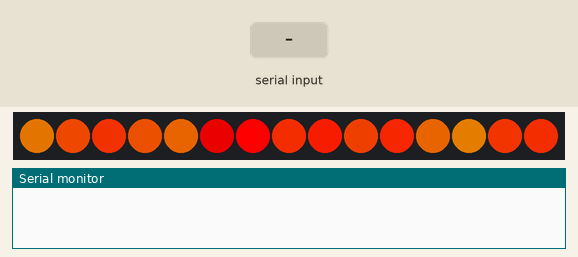
This sketch was run on a simulated Arduino Uno, built with avr-gcc and run on an emulated ATmega328P. Shown: 15 RGB LEDs in strip order, left to right, the last lines printed to the serial monitor. The inputs (shaded band) are chosen by the test bench. Dim RGB values are drawn brighter than linear; random numbers use the default seed unless the sketch sets one.

Above: at 1.2 s.
1.3 s: "2" received over Serial
At 1.68 s:
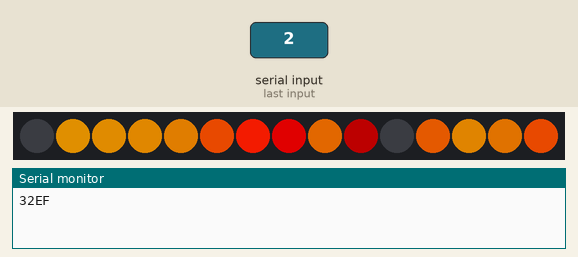
4.3 s: byte 114 ('r') received over Serial
At 4.75 s:
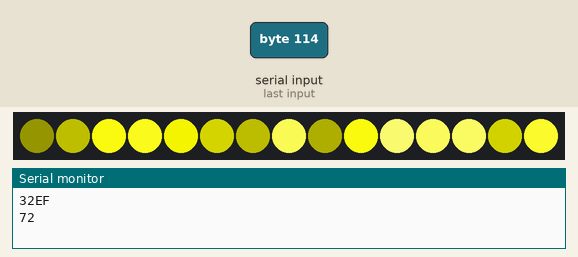
7.0 s: "5" received over Serial
At 7.17 s:
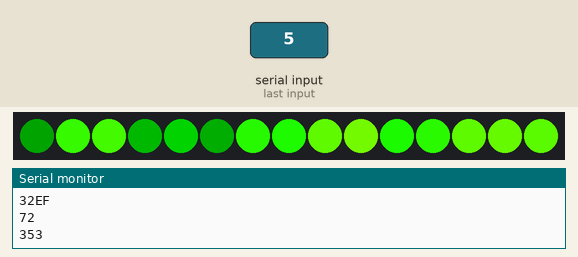
9.4 s: byte 114 ('r') received over Serial
At 9.59 s:
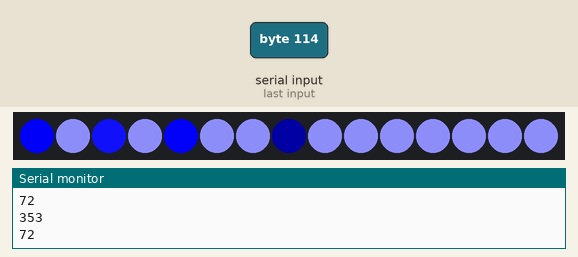
11.8 s: "6" received over Serial
At 12.04 s:
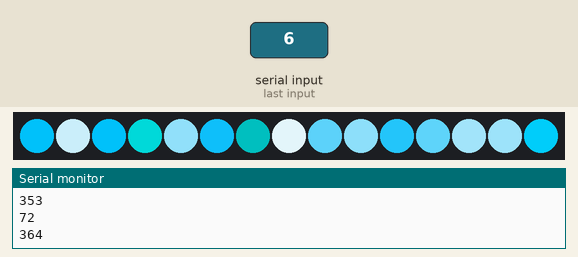
14.3 s: "3" received over Serial
At 14.47 s:
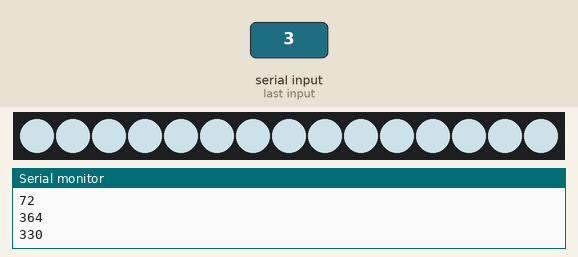

The sketch:

_0_5m_30lpm_starfire.ino
```cpp
#include "FastLED.h"

#define LED_TYPE WS2812B
#define COLOR_ORDER GRB

#define NUM_STRIPS 1
#define NUM_LEDS_PER_STRIP 15
#define NUM_LEDS (((NUM_STRIPS * NUM_LEDS_PER_STRIP)))

unsigned char BRIGHTNESS = 0xff;

CRGB leds[NUM_LEDS];

typedef union t_FieldData {
  unsigned char starfireData[NUM_LEDS]; // temperature for all cells
}
FieldData;

FieldData fieldData;

#define DEFAULT_SPEED 0x3f
int speed = DEFAULT_SPEED;

float speedFactor() {
  return ((float)speed) / ((float)DEFAULT_SPEED);
}

void starfire(void);
void starfireInit(void);

#define NUM_MODES 1
int mode = 0;

void (*modes[])(void) = {
  &starfire // 0
};

void (*modeInits[])(void) = {
  &starfireInit, // 0
};

CRGB primaryColors[] = {
  CRGB::Red, // 0
  CRGB::OrangeRed, // 1
  CRGB::Yellow, // 2
  CRGB::Green, // 3
  CRGB::Cyan, // 4
  CRGB::Blue, // 5
  CRGB::Purple, // 6
  CRGB::Crimson // 7
};

#define NUM_COLORS 8
int color = 0;

CRGB primaryColor = primaryColors[color];

void increaseBrightness() {
  BRIGHTNESS = min(0xff, BRIGHTNESS+0x10);
  Serial.print(BRIGHTNESS, HEX);
  FastLED.setBrightness(BRIGHTNESS);
}

void decreaseBrightness() {
  BRIGHTNESS = max(0x0f, BRIGHTNESS-0x10);
  Serial.print(BRIGHTNESS, HEX);
  FastLED.setBrightness(BRIGHTNESS);
}

void nextMode() {
  mode = (mode+1)%NUM_MODES;
  Serial.println(mode, HEX);
  (*modeInits[mode])();
}

void previousMode() {
  mode = (mode+NUM_MODES-1)%NUM_MODES;
  Serial.println(mode, HEX);
  (*modeInits[mode])();
}

void nextColor() {
  color = (color+1)%NUM_COLORS;
  Serial.println(color, HEX);
  primaryColor = primaryColors[color];
}

void previousColor() {
  color = (color+NUM_COLORS-1)%NUM_COLORS;
  Serial.println(color, HEX);
  primaryColor = primaryColors[color];
}

void speedUp() {
  speed = min(0xff, speed + 0x10);
  Serial.println(speed, HEX);
}

void speedDown() {
  speed = max(0x0f, speed - 0x10);
  Serial.println(speed, HEX);
}

unsigned char special = 0;

void specialPlus() {
  ++special;
  Serial.println(special, HEX);
}

void specialMinus() {
  --special;
  Serial.println(special, HEX);
}

void handleSerial() {
  if (Serial.available()) {
    byte cmd = Serial.read();
    Serial.print(cmd, HEX);
    switch (cmd) {
    case '1':
      increaseBrightness();
      break;
    case '2':
      decreaseBrightness();
      break;
    case '3':
      nextMode();
      break;
    case '4':
      previousMode();
      break;
    case '5':
      nextColor();
      break;
    case '6':
      previousColor();
      break;
    case '7':
      speedUp();
      break;
    case '8':
      speedDown();
      break;
    case '9':
      specialPlus();
      break;
    case '0':
      specialMinus();
      break;
    case 'r':
      randomizeMode();
      break;
    default:
      break;
    }
    Serial.println("");
  }
}

void randomizeMode() {
  mode = random(NUM_MODES);
  color = random(NUM_COLORS);

  primaryColor = primaryColors[color];
  (*modeInits[mode])();
}

void setup() {
  Serial.begin(9600);

  FastLED.addLeds<LED_TYPE, 3, COLOR_ORDER>(leds, 0*NUM_LEDS_PER_STRIP, NUM_LEDS_PER_STRIP);

  FastLED.setBrightness(BRIGHTNESS);
  FastLED.setMaxPowerInVoltsAndMilliamps(5,450);

  randomSeed(analogRead(0) ^ analogRead(1) ^ analogRead(2) ^ analogRead(3) ^ analogRead(4) ^ analogRead(5));

  randomizeMode();
}

void loop() {
  handleSerial();
  (*modes[mode])();
}

//////////////////////// UTILITY ////////////////////////

void fillScreen(CRGB color) {
  for (int i = 0; i < NUM_LEDS; ++i) {
    leds[i] = color;
  }
  FastLED.show();
}

void clearScreen() {
  fillScreen(CRGB::Black);
}

float time() {
  return ((float)millis()) / 1000.0f * speedFactor();
}

float frac(float n) {
  return n - floor(n);
}

#define FTIME_STRETCH 1.0

float ftime() {
  return frac(time() * FTIME_STRETCH) * 2.0 - 1.0;
}

/**
 * @param t current step [0.0, 1.0]
 */
float easeInOutExpo(float t) {
  t *= 2;
  if (t < 1) {
    return 0.5 * pow( 2, 10 * (t - 1) );
  } else {
    t--;
    return 0.5 * ( -pow( 2, -10 * t) + 2 );
  }
}

//////////////////////// STARFIRE ////////////////////////

#define STARFIRE__DATA ((fieldData.starfireData))

unsigned char starfireDataGet(unsigned int index) {
  return STARFIRE__DATA[index];
}

void starfireDataSet(unsigned int index, unsigned char value) {
  STARFIRE__DATA[index] = value;
}

void starfireInit() {
  FastLED.setBrightness(BRIGHTNESS);

  for (int i = 0; i < NUM_LEDS; ++i) {
    starfireDataSet(i, 0);
  }
  clearScreen;
}

CRGB starfireColorRegular(unsigned char temperature) {
  if (temperature < 64) {
    // black to red
    return CHSV(0, 255, 4 * temperature);
  } else {
    // red to yellow
    return CHSV((temperature - 64) / 4, 255, 255);
  }
}

CRGB starfireColorHell(unsigned char temperature) {
  if (temperature < 64) {
    // black to crimson
    return CHSV(240, 255, 4 * temperature);
  } else if (temperature < 192) {
    // crimson to red
    return CHSV(240 + (temperature - 64) / 8, 255, 255);
  } else {
    // red to orange
    return CHSV((temperature - 192) / 4, 255, 255);
  }
}

CRGB starfireColorSun(unsigned char temperature) {
  if (temperature < 128) {
    // black to yellow
    return CRGB(2 * temperature, 2 * temperature, 0);
  } else {
    // yellow to white
    return CRGB(255, 255, temperature - 128);
  }
}

CRGB starfireColorIce(unsigned char temperature) {
  if (temperature < 64) {
    // black to blue
    return CHSV(160, 255, 4 * temperature);
  } else if (temperature < 128) {
    return CHSV(160, 255, 255);
  } else {
    // blue to white
    return CHSV(160, 255 - (2 * (temperature - 128)), 255);
  }
}

CRGB starfireColorSky(unsigned char temperature) {
  if (temperature < 64) {
    // black to cyan
    return CRGB(0, 4 * temperature, 4 * temperature);
  } else if (temperature < 128) {
    // cyan to light blue
    return CRGB(0, 255 - (temperature - 64), 255);
  } else {
    // blue to white
    return CRGB(2 * (temperature - 128), 192 + (temperature - 128) / 2, 255);
  }
}

CRGB starfireColorPoison(unsigned char temperature) {
  if (temperature < 128) {
    // black to green
    return CRGB(0, 2 * temperature, 0);
  } else {
    // green to ???
    return CRGB(temperature - 128, 255, 0);
  }
}

CRGB starfireColorSoul(unsigned char temperature) {
  if (temperature < 64) {
    // black to purple
    return CRGB(2 * temperature, 0, 4 * temperature);
  } else if (temperature < 192) {
    // purple to magenta
    return CRGB(128 + (temperature - 64), 0, 255);
  } else {
    // magenta to white
    return CRGB(255, 4 * (temperature - 192), 255);
  }
}

CRGB starfireColorCrimson(unsigned char temperature) {
  if (temperature < 128) {
    // black to pink
    return CRGB(2 * temperature, 0, 2 * temperature);
  } else {
    // pink to crimson
    return CRGB(255, temperature - 128, 255);
  }
}

#define NUM_STARFIRE_COLORS 8

CRGB (*starfireColor[])(unsigned char temperature) = {
  &starfireColorHell, // 0
  &starfireColorRegular, // 1
  &starfireColorSun, // 2
  &starfireColorPoison, // 3
  &starfireColorSky, // 4
  &starfireColorIce, // 5
  &starfireColorSoul, // 6
  &starfireColorCrimson // 7
};

void starfire() {
  for (int i = 0; i < NUM_LEDS_PER_STRIP; ++i) {
    unsigned char old = starfireDataGet(i)-16;
    starfireDataSet(i, max(old, random(255)));
  }

  for (int i = 0; i < NUM_LEDS; ++i) {
    leds[i] = (*starfireColor[color%NUM_STARFIRE_COLORS])(starfireDataGet(i));
  }

  FastLED.show();
  delay(10);
}
```
